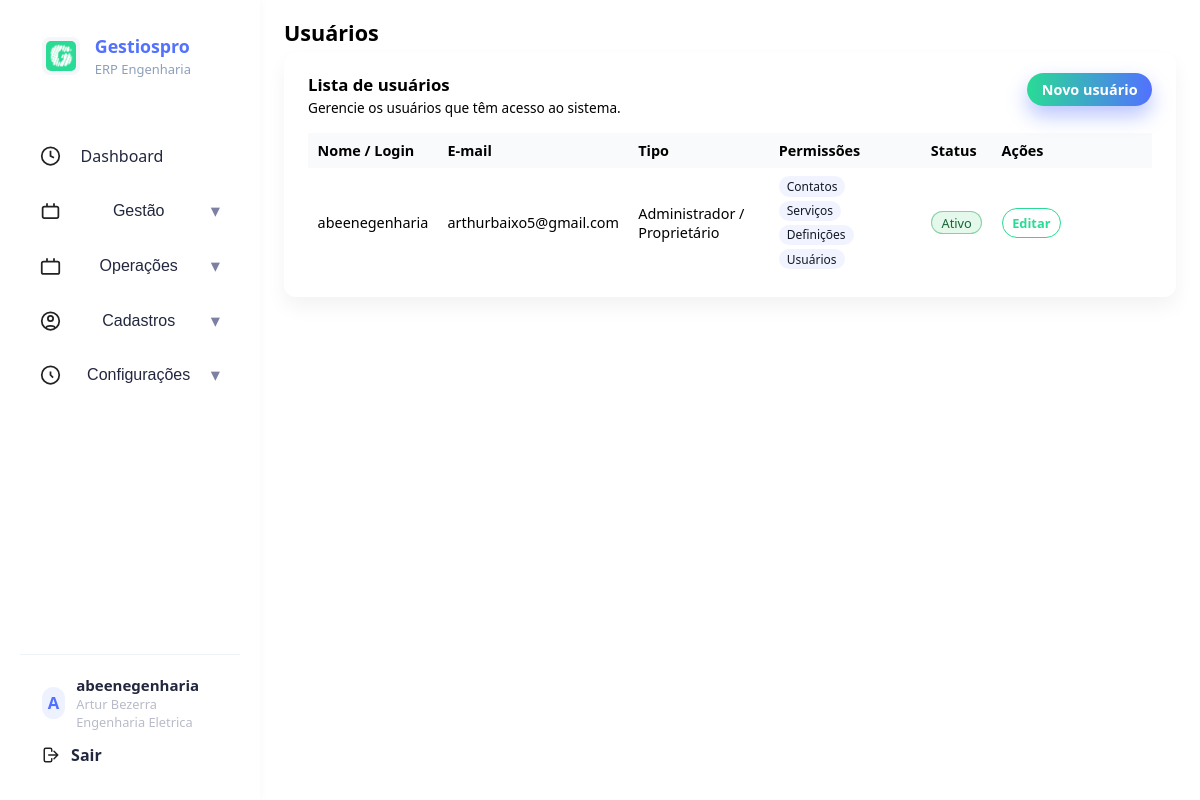
Page /usuarios/ (signed in) on the committed database.
### core/models.py (models this page shows, shortened)
class User(AbstractUser):
    empresa = models.ForeignKey(
        Empresa,
        on_delete=models.CASCADE,
        related_name="usuarios",
        null=True,
        blank=True,
    )
    USER_TYPE_CHOICES = [
        ("owner", "Administrador / Proprietário"),
        ("normal", "Usuário padrão"),
    ]
    user_type = models.CharField(
        "Tipo de usuário",
        max_length=20,
        choices=USER_TYPE_CHOICES,
        default="normal",
    )
    can_manage_contatos = models.BooleanField("Pode gerenciar contatos", default=True)
    can_manage_servicos = models.BooleanField("Pode gerenciar serviços", default=True)
    can_manage_definicoes = models.BooleanField("Pode alterar definições da empresa", default=False)
    can_manage_propostas_definicoes = models.BooleanField("Pode alterar definições de propostas", default=False)
    can_manage_propostas = models.BooleanField("Pode gerenciar propostas", default=False)
    can_manage_usuarios = models.BooleanField("Pode gerenciar usuários", default=False)

class Empresa(models.Model):
    cnpj = models.CharField("CNPJ", max_length=18, blank=True, null=True)
    nome_fantasia = models.CharField("Nome fantasia", max_length=255)
    razao_social = models.CharField("Razão social", max_length=255, blank=True, null=True)
    telefone = models.CharField("Telefone", max_length=20, blank=True, null=True)
    email = models.EmailField("E-mail", blank=True, null=True)
    site = models.URLField("Site", blank=True, null=True)
    cep = models.CharField("CEP", max_length=9, blank=True, null=True)
    logradouro = models.CharField("Logradouro", max_length=255, blank=True, null=True)
    numero = models.CharField("Número", max_length=20, blank=True, null=True)
    complemento = models.CharField("Complemento", max_length=255, blank=True, null=True)
    bairro = models.CharField("Bairro", max_length=100, blank=True, null=True)
    cidade = models.CharField("Cidade", max_length=100, blank=True, null=True)
    uf = models.CharField("UF", max_length=2, blank=True, null=True, choices=UF_CHOICES)
    observacao = models.TextField("Observações", blank=True, null=True)
    logo = models.ImageField("Logo", upload_to="logos/", blank=True, null=True)
    tema = models.CharField("Tema", max_length=50, blank=True, null=True)
    exclusoes_padrao = models.TextField("Exclusões padrão", blank=True, null=True)
    declaracoes_padrao = models.TextField("Declarações padrão", blank=True, null=True)
    termo_confidencialidade_padrao = models.TextField("Termo de confidencialidade padrão", blank=True, null=True)
    prazo_inicio_padrao = models.CharField("Prazo de início padrão", max_length=100, blank=True, null=True)
    prazo_entrega_padrao = models.CharField("Prazo de entrega padrão", max_length=100, blank=True, null=True)
    agradecimentos_padrao = models.TextField("Agradecimentos padrão", blank=True, null=True)
    papel_timbrado = models.FileField("Papel timbrado", upload_to="papel_timbrado/", blank=True, null=True)
    ativo = models.BooleanField("Ativo", default=True)
    created_at = models.DateTimeField(auto_now_add=True)
    class Meta:
        verbose_name = "Empresa"
        verbose_name_plural = "Empresas"
        ordering = ["nome_fantasia"]

### core/views.py (the view)
# urls.py: path("usuarios/", views.usuarios_list, name="usuarios_list"),
@login_required
def usuarios_list(request):
    if not user_can_manage_usuarios(request.user):
        messages.error(request, "Você não tem permissão para gerenciar usuários.")
        return redirect("core:home")
    usuarios = User.objects.filter(empresa=request.user.empresa).order_by("first_name", "username")
    return render(request, "core/usuarios_list.html", {"usuarios": usuarios})

### core/templates/core/usuarios_list.html (shortened to what this page needs)
{% extends "core/base.html" %}
{% load static %}
{% block header %}
<h1>Usuários</h1>
{% endblock %}
{% block content %}
<div class="card card-page">
    <div class="list-header">
        <div>
            <h2 class="list-title">Lista de usuários</h2>
            <p class="list-subtitle">
                Gerencie os usuários que têm acesso ao sistema.
            </p>
        </div>
        <div>
            <a href="{% url 'core:usuarios_create' %}" class="btn btn-primary">
                Novo usuário
            </a>
        </div>
    </div>
    {% if usuarios %}
    <table class="table">
        <thead>
            <tr>
                <th>Nome / Login</th>
                <th>E-mail</th>
                <th>Tipo</th>
                <th>Permissões</th>
                <th>Status</th>
                <th style="width: 160px;">Ações</th>
            </tr>
        </thead>
        <tbody>
            {% for usuario in usuarios %}
            <tr>
                <td>
                    {{ usuario.get_full_name|default:usuario.username }}
                </td>
                <td>{{ usuario.email }}</td>
                <td>
                    {% if usuario.user_type == "owner" %}
                    Administrador / Proprietário
                    {% else %}
                    Usuário padrão
                    {% endif %}
                </td>
                <td>
                    <div class="chip-group">
                        {% if usuario.can_manage_contatos %}
                        <span class="chip">Contatos</span>
                        {% endif %}
                        {% if usuario.can_manage_servicos %}
                        <span class="chip">Serviços</span>
                        {% endif %}
                        {% if usuario.can_manage_definicoes %}
                        <span class="chip">Definições</span>
                        {% endif %}
                        {% if usuario.can_manage_usuarios %}
                        <span class="chip">Usuários</span>
                        {% endif %}
                    </div>
                </td>
                <td>
                    {% if usuario.is_active %}
                    <span class="status-pill status-pill-on">Ativo</span>
                    {% else %}
                    <span class="status-pill status-pill-off">Inativo</span>
                    {% endif %}
                </td>
                <td class="table-actions">
                    {% with master=usuarios.0 %}
                    {% if usuario.pk == master.pk %}
                    {% if request.user.pk == master.pk %}
                    <a href="{% url 'core:usuarios_update' usuario.pk %}" class="btn btn-small btn-outline">
                        Editar
                    </a>
                    {% endif %}
                    {% endif %}
                    {% endwith %}
                </td>
            </tr>
            {% endfor %}
        </tbody>
    </table>
    {% else %}
    <p class="text-muted">Nenhum usuário cadastrado ainda.</p>
    {% endif %}
</div>
{% endblock %}

### core/templates/core/base.html (shortened to what this page needs)
{% load static %}
<!DOCTYPE html>
<html lang="pt-br">
<head>
    <link rel="stylesheet" href="{% static 'css/main.css' %}">
    <link rel="stylesheet" href="{% static 'css/sidebar.css' %}">
</head>
<body>
    <div class="app-body">
        <aside class="sidebar">
            <div class="sidebar-header">
                <div class="sidebar-logo-img-wrapper">
                    <img src="{% static 'img/icon.png' %}" alt="Logo" class="sidebar-logo-img">
                </div>
                <div class="sidebar-logo-text">
                    <span class="sidebar-title">Gestiospro</span>
                    <span class="sidebar-subtitle">ERP Engenharia</span>
                </div>
            </div>
            <nav class="sidebar-menu">
                <div class="sidebar-main-section {% if active_menu == 'dashboard' %}open{% endif %}">
                    <a href="{% url 'core:home' %}"
                        class="sidebar-item {% if active_menu == 'dashboard' %}selected{% endif %}">
                        <span class="sidebar-item-icon">
                            <svg width="22" height="22" fill="none" stroke="#222" stroke-width="2" viewBox="0 0 24 24">
                                <circle cx="12" cy="12" r="10" />
                                <path d="M12 6v6l4 2" />
                            </svg>
                        </span>
                        <span class="sidebar-item-label">Dashboard</span>
                    </a>
                </div>
                <div class="sidebar-main-section {% if active_menu == 'gestao' %}open{% endif %}">
                    <button
                        class="sidebar-item sidebar-accordion-toggle {% if active_menu == 'gestao' %}selected{% endif %}"
                        type="button">
                        <span class="sidebar-item-icon">
                            <svg width="22" height="22" fill="none" stroke="#222" stroke-width="2" viewBox="0 0 24 24">
                                <rect x="3" y="7" width="18" height="13" rx="2" />
                                <path d="M16 3v4" />
                                <path d="M8 3v4" />
                            </svg>
                        </span>
                        <span class="sidebar-item-label">Gestão</span>
                        <span class="sidebar-caret">&#9662;</span>
                    </button>
                </div>
                <div class="sidebar-main-section {% if active_menu == 'operacoes' %}open{% endif %}">
                    <button
                        class="sidebar-item sidebar-accordion-toggle {% if active_menu == 'operacoes' %}selected{% endif %}"
                        type="button">
                        <span class="sidebar-item-icon">
                            <svg width="22" height="22" fill="none" stroke="#222" stroke-width="2" viewBox="0 0 24 24">
                                <rect x="2" y="7" width="20" height="14" rx="2" />
                                <path d="M16 3v4" />
                                <path d="M8 3v4" />
                            </svg>
                        </span>
                        <span class="sidebar-item-label">Operações</span>
                        <span class="sidebar-caret">&#9662;</span>
                    </button>
                </div>
                <div class="sidebar-main-section {% if active_menu == 'cadastros' %}open{% endif %}">
                    <button
                        class="sidebar-item sidebar-accordion-toggle {% if active_menu == 'cadastros' %}selected{% endif %}"
                        type="button">
                        <span class="sidebar-item-icon">
                            <svg width="22" height="22" fill="none" stroke="#222" stroke-width="2" viewBox="0 0 24 24">
                                <circle cx="12" cy="12" r="10" />
                                <circle cx="12" cy="9" r="3" />
                                <path d="M7 20c0-2.5 5-2.5 5-2.5s5 0 5 2.5" />
                            </svg>
                        </span>
                        <span class="sidebar-item-label">Cadastros</span>
                        <span class="sidebar-caret">&#9662;</span>
                    </button>
                </div>
                <div class="sidebar-main-section {% if active_menu == 'configuracoes' %}open{% endif %}">
                    <button
                        class="sidebar-item sidebar-accordion-toggle {% if active_menu == 'configuracoes' %}selected{% endif %}"
                        type="button">
                        <span class="sidebar-item-icon">
                            <svg width="22" height="22" fill="none" stroke="#222" stroke-width="2" viewBox="0 0 24 24">
                                <circle cx="12" cy="12" r="10" />
                                <path d="M12 8v4l3 3" />
                            </svg>
                        </span>
                        <span class="sidebar-item-label">Configurações</span>
                        <span class="sidebar-caret">&#9662;</span>
                    </button>
                </div>
            </nav>
            <div class="sidebar-footer">
                <div class="sidebar-user">
                    <div class="sidebar-user-avatar">
                        {% if request.user.is_authenticated %}
                        {% if request.user.first_name %}{{ request.user.first_name|first|upper }}
                        {% else %}{{ request.user.username|first|upper }}{% endif %}
                        {% else %}?{% endif %}
                    </div>
                    <div class="sidebar-user-info">
                        <span class="sidebar-user-name">
                            {% if request.user.is_authenticated %}
                            {{ request.user.get_full_name|default:request.user.username }}
                            {% else %}Visitante{% endif %}
                        </span>
                        <span class="sidebar-user-company">
                            {% if request.user.is_authenticated and request.user.empresa %}
                            {{ request.user.empresa.nome_fantasia }}
                            {% endif %}
                        </span>
                    </div>
                </div>
                <a href="{% url 'accounts:logout' %}" class="sidebar-logout">
                    <svg width="18" height="18" fill="none" stroke="#222" stroke-width="2" stroke-linecap="round"
                        stroke-linejoin="round" viewBox="0 0 24 24" style="vertical-align:middle;margin-right:6px;">
                        <path
                            d="M16 17l5-5-5-5M21 12H9M13 7V5a2 2 0 0 0-2-2H5a2 2 0 0 0-2 2v14a2 2 0 0 0 2 2h6a2 2 0 0 0 2-2v-2" />
                    </svg>
                    Sair
                </a>
            </div>
        </aside>
        <main class="app-main">
            <header class="app-main-header">
                {% block header %}<h1>Gestiospro</h1>{% endblock %}
            </header>
            <section class="app-main-content">
                <div class="page-container">
                    {% block content %}{% endblock %}
                </div>
            </section>
        </main>
    </div>
</body>
</html>

### rows in the picture
User: user.username|first "A", user.get_full_name "abeenegenharia", user.empresa.nome_fantasia "Artur Bezerra Engenharia Eletrica", get_full_name "abeenegenharia", email "arthurbaixo5@gmail.com", user_type "Administrador / Proprietário", can_manage_contatos "Contatos", can_manage_servicos "Serviços", can_manage_definicoes "Definições", can_manage_usuarios "Usuários", is_active "Ativo", shows "Editar"
